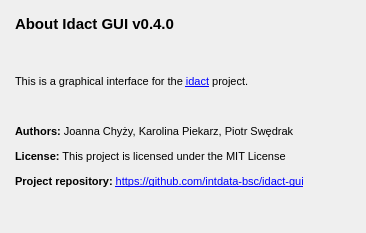
<?xml version="1.0" encoding="UTF-8"?>
<ui version="4.0">
 <class>About</class>
 <widget class="QWidget" name="About">
  <property name="geometry">
   <rect>
    <x>0</x>
    <y>0</y>
    <width>366</width>
    <height>233</height>
   </rect>
  </property>
  <property name="windowTitle">
   <string>About</string>
  </property>
  <property name="autoFillBackground">
   <bool>false</bool>
  </property>
  <layout class="QGridLayout" name="gridLayout">
   <item row="0" column="0">
    <widget class="QTextBrowser" name="textBrowser">
     <property name="autoFillBackground">
      <bool>false</bool>
     </property>
     <property name="styleSheet">
      <string notr="true">background: transparent</string>
     </property>
     <property name="frameShape">
      <enum>QFrame::NoFrame</enum>
     </property>
     <property name="frameShadow">
      <enum>QFrame::Sunken</enum>
     </property>
     <property name="html">
      <string>&lt;!DOCTYPE HTML PUBLIC &quot;-//W3C//DTD HTML 4.0//EN&quot; &quot;http://www.w3.org/TR/REC-html40/strict.dtd&quot;&gt;
&lt;html&gt;&lt;head&gt;&lt;meta name=&quot;qrichtext&quot; content=&quot;1&quot; /&gt;&lt;style type=&quot;text/css&quot;&gt;
p, li { white-space: pre-wrap; }
&lt;/style&gt;&lt;/head&gt;&lt;body style=&quot; font-family:'MS Shell Dlg 2'; font-size:8.25pt; font-weight:400; font-style:normal;&quot;&gt;
&lt;p style=&quot; margin-top:12px; margin-bottom:12px; margin-left:0px; margin-right:0px; -qt-block-indent:0; text-indent:0px;&quot;&gt;&lt;span style=&quot; font-size:11pt; font-weight:600;&quot;&gt;About Idact GUI v0.4.0&lt;/span&gt;&lt;/p&gt;
&lt;p style=&quot;-qt-paragraph-type:empty; margin-top:12px; margin-bottom:12px; margin-left:0px; margin-right:0px; -qt-block-indent:0; text-indent:0px; font-size:11pt; font-weight:600;&quot;&gt;&lt;br /&gt;&lt;/p&gt;
&lt;p style=&quot; margin-top:12px; margin-bottom:12px; margin-left:0px; margin-right:0px; -qt-block-indent:0; text-indent:0px;&quot;&gt;This is a graphical interface for the &lt;a href=&quot;https://github.com/garstka/idact&quot;&gt;&lt;span style=&quot; font-size:8pt; text-decoration: underline; color:#0000ff;&quot;&gt;idact&lt;/span&gt;&lt;/a&gt; project.&lt;/p&gt;
&lt;p style=&quot;-qt-paragraph-type:empty; margin-top:12px; margin-bottom:12px; margin-left:0px; margin-right:0px; -qt-block-indent:0; text-indent:0px;&quot;&gt;&lt;br /&gt;&lt;/p&gt;
&lt;p style=&quot; margin-top:12px; margin-bottom:12px; margin-left:0px; margin-right:0px; -qt-block-indent:0; text-indent:0px;&quot;&gt;&lt;span style=&quot; font-weight:600;&quot;&gt;Authors:&lt;/span&gt; Joanna Chyży, Karolina Piekarz, Piotr Swędrak&lt;/p&gt;
&lt;p style=&quot; margin-top:12px; margin-bottom:12px; margin-left:0px; margin-right:0px; -qt-block-indent:0; text-indent:0px;&quot;&gt;&lt;span style=&quot; font-weight:600;&quot;&gt;License:&lt;/span&gt; This project is licensed under the MIT License&lt;/p&gt;
&lt;p style=&quot; margin-top:12px; margin-bottom:12px; margin-left:0px; margin-right:0px; -qt-block-indent:0; text-indent:0px;&quot;&gt;&lt;span style=&quot; font-weight:600;&quot;&gt;Project repository:&lt;/span&gt; &lt;a href=&quot;https://github.com/intdata-bsc/idact-gui&quot;&gt;&lt;span style=&quot; font-size:8pt; text-decoration: underline; color:#0000ff;&quot;&gt;https://github.com/intdata-bsc/idact-gui&lt;/span&gt;&lt;/a&gt;&lt;/p&gt;&lt;/body&gt;&lt;/html&gt;</string>
     </property>
     <property name="openExternalLinks">
      <bool>true</bool>
     </property>
    </widget>
   </item>
  </layout>
 </widget>
 <resources/>
 <connections/>
</ui>
